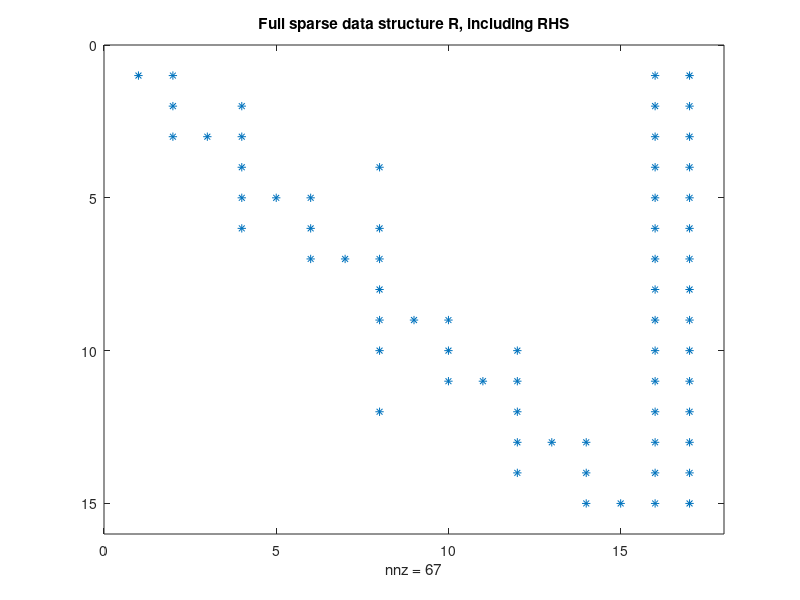
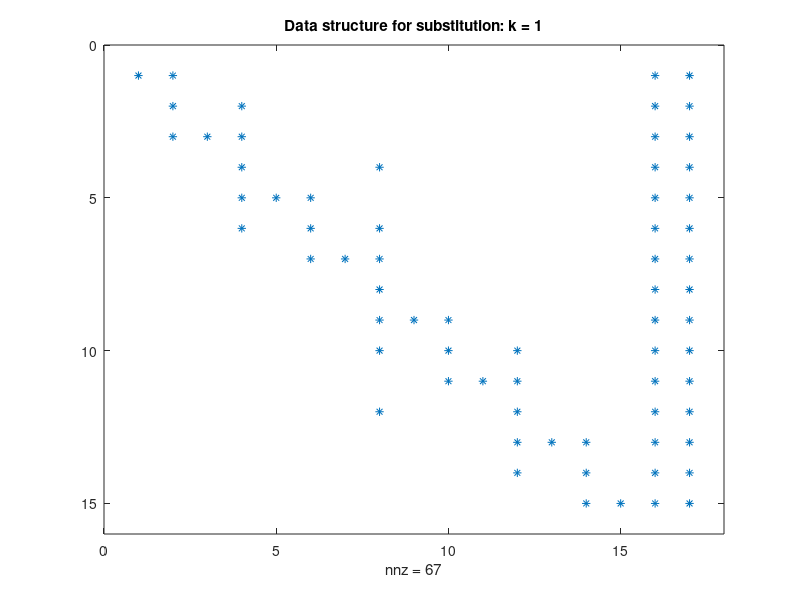

Source code (MATLAB) for these figures, in order:
% MATH5315: High Performance Numerical Computing
% File:     trid.m
% Type:     Matlab script
% Requires: -
% Usage:    cycred
% Purpose:  Illustration of cyclic reduction to solve a tridaigonal system
% Example:  -

format compact

% Size of system n = 2^p - 1 for some p
n = 15

% Simple tridiagonal matrix which is symmetric positive definite
% Also try making diagonal elements b(i) = 2 (central difference approx u''(x))
a = -ones(n,1);
b = 4*ones(n,1);
c = -ones(n,1);

% Setup sparse diagonal matrix
A = spdiags([a b c], [-1:1], n, n);
figure(1)
spy(A)

% RHS corresponding to an exact solutions XS
XS = [ones(n,1), [1:n]'];
B = A*XS;
R = [A B];
% Number of equations plus number of RHS
nb = size(B,2)
nt = n + nb;
rhs = [n+1:nt];
e = ones(1, nt);

figure(1)
spy(R)
title('Full sparse data structure R, including RHS');
disp('Press any key to continue');
pause

% Cyclic reduction: Elimination steps, including all RHS
k = 2
while k < n

   I = [k:k:n]
   
   % Practical implementation would avoid temporary storage
   % of aa, bb, cc
   aa = [zeros(k/2,1); diag(R,-k/2)];
   bb = diag(R);
   cc = [diag(R,k/2); zeros(k/2,1)];
   mm = aa(I)./bb(I);
   mp = cc(I)./bb(I);
   R(I,:) = R(I,:) - mm(:,e).*R(I-k/2,:);
   R(I,:) = R(I,:) - mp(:,e).*R(I+k/2,:);
   
   figure(1)
   spy(R)
   title('Full sparse data structure R, including RHS');

   figure(2)
   spy(R(I,[I rhs]))
   title(['Reduced data structure, including RHS: k = ' num2str(k)]);
   
   disp('Press any key to continue');
   pause
     
   k = 2*k

end;
k = k/2

% Cyclic reduction: Substitution steps to find solution
X = zeros(n,nb);
ee = ones(1,nb);

X(I,:) = R(I,rhs) ./ (R(I,I)*ee)
while k > 1
   
   Ip = [k:k:n]
   k = k/2;
   I = [k:2*k:n]
   
   figure(2)
   spy(R([k:k:n],[k:k:n rhs]))
   title(['Data structure for substitution: k = ' num2str(k)]);
   
   disp('Press any key to continue');
   pause
   
   % Should exploit the fact that in any row of R(I, Ip) at most two
   % non-rhs elements are nonzero to avoid matrix multiply R(I,Ip)*X(Ip,:)
   X(I,:) = (R(I,rhs) - R(I,Ip)*X(Ip,:) ) ./ (diag(R(I,I))*ee)

end;

Errchk = norm(X-XS,inf)
